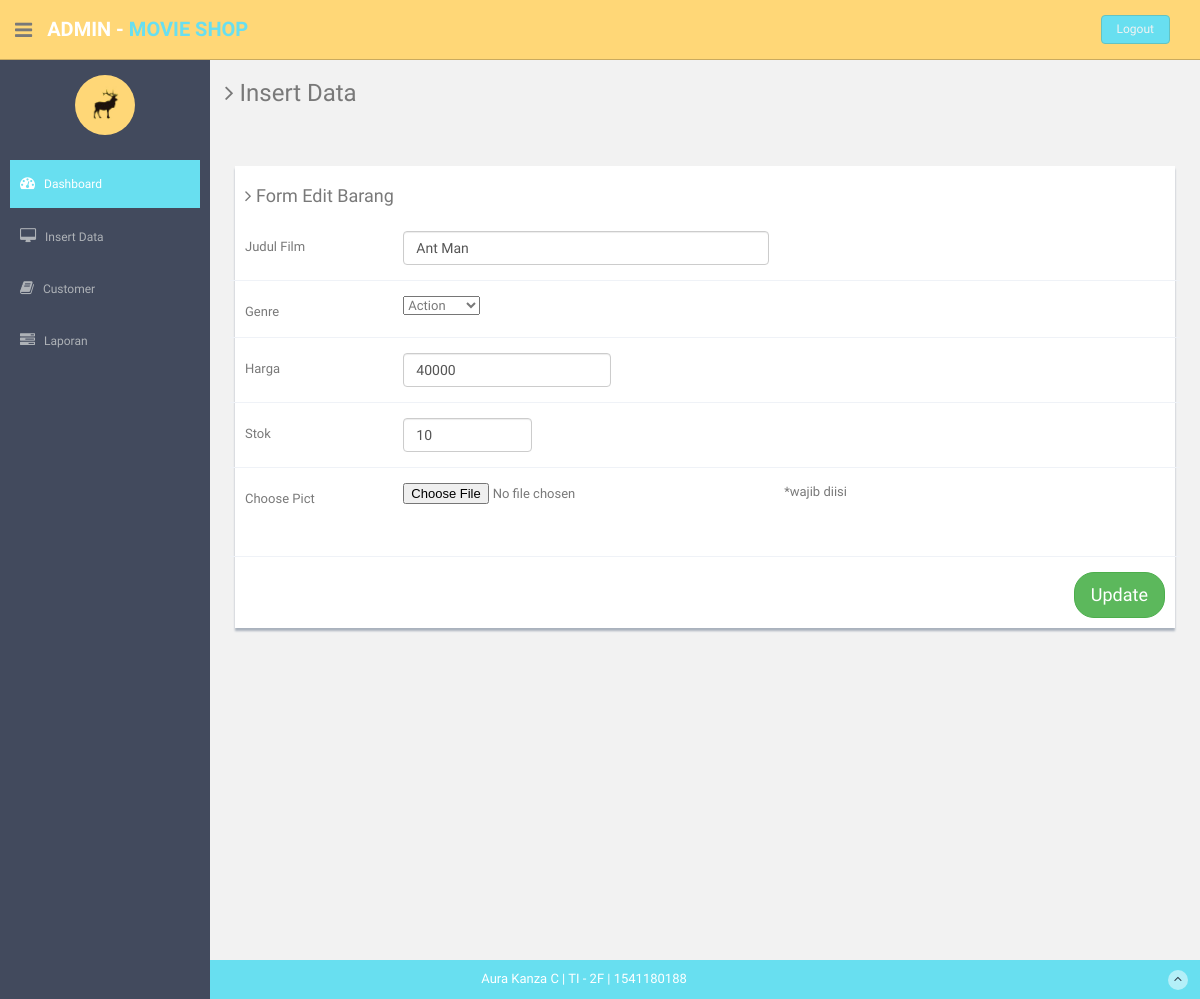
The app's page /Admin/editbarang.php?idBarang=1 with its own data.
### tables this page shows
CREATE TABLE `barang` (
  `idBarang` int(11) NOT NULL,
  `judul` varchar(20) DEFAULT NULL,
  `genre` varchar(10) DEFAULT NULL,
  `harga` int(11) DEFAULT NULL,
  `stok` int(11) DEFAULT NULL,
  `image` varchar(255) DEFAULT NULL,
  `tipe` varchar(15) NOT NULL DEFAULT '0',
  `best` int(11) NOT NULL DEFAULT '0'
);

### Admin/editbarang.php (the view, shortened to what this page needs)
<?php
 include'koneksi.php';
    $idbarang = $_GET['idBarang'];
    $query = $koneksi->query("SELECT * FROM barang WHERE idBarang='$idbarang'");
    $baris = $query ->fetch_assoc();
?>
<!DOCTYPE html>
<html lang="en">
  <head>
    <?php
    include'koding/top.php';
    ?>
  </head>
  <body>
  <section id="container" >
    <?php
    include 'koding/header.php';
    include 'koding/sidebar.php';
    ?>
      <section id="main-content">
          <section class="wrapper site-min-height">
          	<h3><i class="fa fa-angle-right"></i> Insert Data</h3>
          	<div class="row mt">
          		<div class="col-lg-12">
            <div class="row mt">
              <div class="col-lg-12">
                  <div class="form-panel">
                    <h4 class="mb"><i class="fa fa-angle-right"></i> Form Edit Barang</h4>
                      <form class="form-horizontal style-form" method="post" action="" enctype="multipart/form-data">
                          <div class="form-group">
                              <label class="col-sm-2 col-sm-2 control-label">Judul Film</label>
                              <div class="col-sm-5">
                                  <input type="text" class="form-control" name="judul" value="<?php echo $baris['judul']; ?>">
                              </div>
                           </div>
                          <div class="form-group">
                              <label class="col-sm-6 col-sm-2 control-label" >Genre</label>
                              <div class="col-sm-5">
                                  <div class="btn-group">
                                      <select name="genre" value="<?php echo $baris['genre']; ?>">
                                        <option value="action"<?php if($baris['genre'] == 'action'){ echo 'selected'; } ?>>Action</option>
                                      </select>
                                  </div>
                              </div>
                          </div>
                          <div class="form-group">
                              <label class="col-sm-2 col-sm-2 control-label">Harga</label>
                              <div class="col-sm-3">
                                  <input type="text" class="form-control" name="harga" value="<?php echo $baris['harga']; ?>">
                              </div>
                          </div>
                          <div class="form-group">
                              <label class="col-sm-2 col-sm-2 control-label">Stok</label>
                              <div class="col-sm-2">
                                  <input type="text" class="form-control" name="stok" value="<?php echo $baris['stok']; ?>">
                              </div>
                          </div>
                          <div class="form-group">
                              <label class="col-sm-2 col-sm-2 control-label">Choose Pict</label>
                              <div class="col-sm-5">
                                  <input type="file"  name="image" onchange="PreviewImage();" accept="image/jpeg, image/png"/ value="<?php echo $baris['image']; ?>">
                                  <br><br>
                              </div>
                              <div>*wajib diisi</div>
                          </div>
                          <div class="" align="right">
                          <input type="submit" name="update" value="Update" class="btn btn-round btn-success btn-lg">
                          </div>
                      </form>
                  </div>
              </div>
            </div>
          		</div>
          	</div>
		</section><! --/wrapper -->
      </section>
      <footer class="site-footer">
          <div class="text-center">
              Aura Kanza C | TI - 2F | 1541180188
              <a href="blank.html#" class="go-top">
                  <i class="fa fa-angle-up"></i>
              </a>
          </div>
      </footer>
  </section>
  </body>
</html>

### Admin/assets/css/style.css (style rules this page uses)
body { color: #797979; background: #f2f2f2; font-family: 'Ruda', sans-serif; padding: 0px !important; margin: 0px !important; font-size:13px; }
a, a:hover, a:focus { text-decoration: none; outline: none; }
#container { width: 100%; height: 100%; }
.btn-round { border-radius: 20px; -webkit-border-radius: 20px; }
.mt { margin-top: 25px; }
.mb { margin-bottom: 25px; }
#main-content { margin-left: 210px; }
.wrapper { display: inline-block; margin-top: 60px; padding-left: 15px; padding-right: 15px; padding-bottom: 15px; padding-top: 0px; width: 100%; }
.form-panel { background: #ffffff; margin: 10px; padding: 10px; box-shadow: 0px 3px 2px #aab2bd; text-align: left; }
label { font-weight: 400; }
.form-horizontal.style-form .form-group { border-bottom: 1px solid #eff2f7; padding-bottom: 15px; margin-bottom: 15px; }
@media (min-width: 768px) { .form-horizontal .control-label { text-align: left; } }
.site-footer { background: #68dff0; color: #fff; padding: 10px 0; }
.go-top { margin-right: 1%; float: right; background: rgba(255,255,255,.5); width: 20px; height: 20px; border-radius: 50%; -webkit-border-radius: 50%; }
.go-top i { color: #2A3542; }
.site-min-height { min-height: 900px; }

### records on screen
barang: judul "Ant Man", genre "Action", harga "40000", stok "10"
